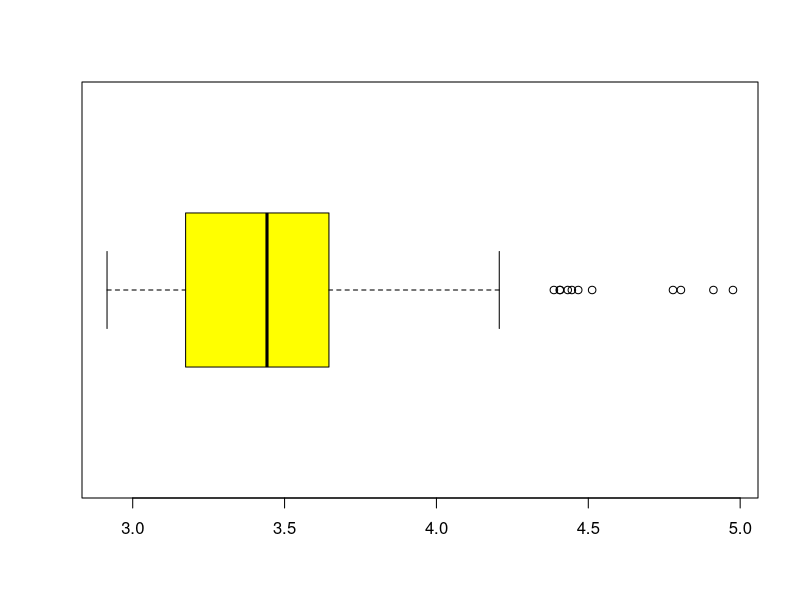

Generate this figure with R: (Note: this script raises an error after producing the figure.)
## ---- chunk 1
knitr::opts_chunk$set(echo = TRUE)

# Libraries setzten
library("lubridate")
library("chron")
library("hms")
library(ggplot2)
library(dplyr)

# Datensätze importieren
all_data <- read.csv("../Mens_And_Womens_Boston_Marathon_Winners.csv")
womens_data <- read.csv("../Womens_Boston_Marathon_Winners.csv")
mens_data <- read.csv("../Mens_Boston_Marathon_Winners.csv")
## ---- chunk 2
# Geschwindigkeiten von Männern und Frauen
all_times <- format(as.POSIXct(strptime(all_data$Time, format="%H:%M:%S")), 
                    format = "%H:%M:%S")
all_times_hms <- as_hms(all_times) # Umwandlung in Stunden-Minuten-Sekunden
all_times_in_seconds <- lubridate::seconds(all_times_hms)
all_times_in_minutes <- as.numeric(all_times_in_seconds / 60)
all_speeds <- all_times_in_minutes / all_data$Distance..KM.
all_speeds <- c(all_speeds)[!(is.null(all_speeds) | is.na(all_speeds) | all_speeds == "")]
all_speeds

# Geschwindigkeiten von Frauen
womens_times <- format(as.POSIXct(strptime(womens_data$Time, format = "%H:%M:%S")), 
                    format = "%H:%M:%S")
womens_times_hms <- as_hms(womens_times) # Umwandlung in Stunden-Minuten-Sekunden
womens_times_in_seconds <- lubridate::seconds(womens_times_hms)
womens_times_in_minutes <- as.numeric(womens_times_in_seconds / 60)
womens_speeds <- womens_times_in_minutes / womens_data$Distance..KM.

# Geschwindigkeiten von Männern
mens_times <- format(as.POSIXct(strptime(mens_data$Time, format="%H:%M:%S")), 
                    format = "%H:%M:%S")
mens_times_hms <- as_hms(mens_times) # Umwandlung in Stunden-Minuten-Sekunden
mens_times_in_seconds <- lubridate::seconds(mens_times_hms)
mens_times_in_minutes <- as.numeric(mens_times_in_seconds / 60)
mens_speeds <- mens_times_in_minutes / mens_data$Distance..KM.
## ---- chunk 3
mean_speeds <- mean(all_speeds, na.rm = TRUE)
mean_womens_speeds <- mean(womens_speeds, na.rm = TRUE)
mean_mens_speeds <- mean(mens_speeds, na.rm = TRUE)
diff_means <- mean_mens_speeds - mean_womens_speeds
## ---- chunk 4
median_speeds <- median(all_speeds, na.rm = TRUE)
median_womens_speeds <- median(womens_speeds, na.rm = TRUE)
median_mens_speeds <- median(mens_speeds, na.rm = TRUE)
diff_median <- abs(mean_womens_speeds -  mean_mens_speeds)
## ---- chunk 5
min_speed <- min(all_speeds, na.rm = TRUE)
min_womens_speed <- min(womens_speeds, na.rm = TRUE)
min_mens_speed <- min(mens_speeds, na.rm = TRUE)
# schnellste Geschwindigkeit entspricht der der Männer:
min_speed == min_mens_speed

max_speed <- max(all_speeds, na.rm = TRUE)
max_womens_speed <- max(womens_speeds, na.rm = TRUE)
max_mens_speed <- max(mens_speeds, na.rm = TRUE)
# langsamste Geschwindigkeit entspricht der der Frauen:
max_speed == max_womens_speed
## ---- chunk 6
quartiles_all_speeds <- quantile(all_speeds, probs = c(0, 0.25, 0.5, 0.75, 1))
summary_all_speeds <- summary(all_speeds)
boxplot(all_speeds, type=1, col=c('yellow'), horizontal = TRUE)
## ---- chunk 7
# barplot(all_speeds, col = rainbow(250), main = "Geschwindigkeiten im Verlauf der Jahre")
all_speeds_df <- data.frame(Jahr = all_data$Year, 
                            Geschwindigkeit = all_speeds)
# todo wenn mehrere Werte pro Jahr: Durchschnitt
ggplot(all_speeds_df, aes(x = Jahr, y = Geschwindigkeit)) +
  geom_line() +
  xlab("Jahr") +
  ylab("Geschwindigkeit") +
  ggtitle("Geschwindigkeiten im Verlauf der Jahre") +
  theme(axis.text.x = element_text(angle = 45, hjust = 1))
## ---- chunk 8
# todo

## ---- chunk 9
frequency <- table(all_data$Country, exclude = c(NULL, ""))
df <- data.frame(Land = names(frequency), Häufigkeit = as.vector(unname(frequency)))
df <- arrange(df, desc(frequency))
df
#pie(df_filtered$Frequency.Freq, labels = df_filtered$Country, main = "Wins by Country")
## ---- chunk 10
# todo

## ---- chunk 11
# todo
